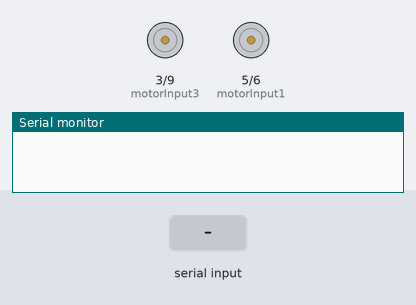
Simulated run of this sketch. Board: Arduino Uno, built with avr-gcc and run on an emulated ATmega328P. Shown: motor-driver pin pairs drawn as motors (green arrow = first pin HIGH = forward, orange = second pin HIGH = backward, longer = more drive), the last lines printed to the serial monitor. Inputs (shaded band) come from the test bench.

Above: at 1.2 s.
1.3 s: "F" received over the second serial link
At 2.1 s:
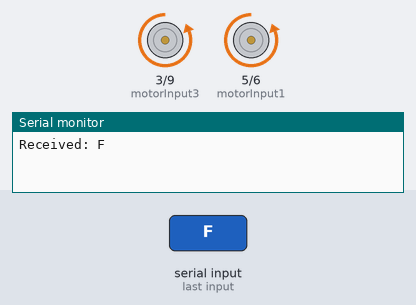
2.8 s: "B" received over the second serial link
At 3.2 s:
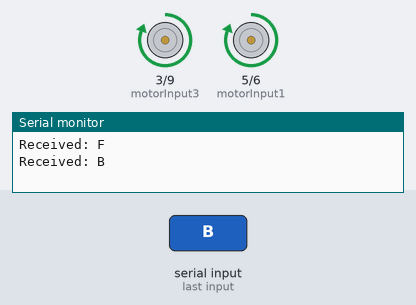
4.3 s: "L" received over the second serial link
At 5.5 s:
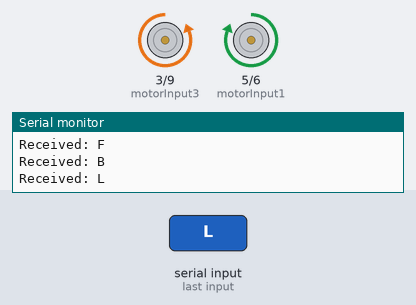
5.8 s: "R" received over the second serial link
At 6.7 s:
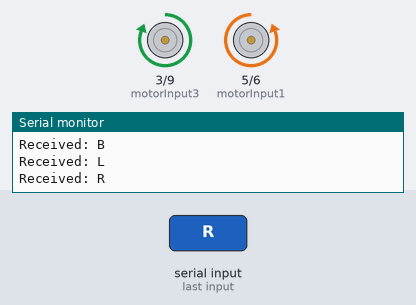
Timing chart, 0 to 8.3 s (numbered marks = the images above; inputs shaded):
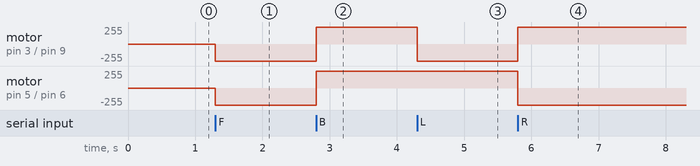

Measured:
- after the input at 1.3 s, motor on pin 3 (motorInput3) / pin 9 (motorInput4), motor on pin 5 (motorInput1) / pin 6 (motorInput2): stopped → backward 255/255 at once
- after the input at 2.8 s, motor on pin 3 (motorInput3) / pin 9 (motorInput4), motor on pin 5 (motorInput1) / pin 6 (motorInput2): backward 255/255 → forward 255/255 at once
- after the input at 4.3 s, motor on pin 3 (motorInput3) / pin 9 (motorInput4): forward 255/255 → backward 255/255 at once
- after the input at 5.8 s, motor on pin 3 (motorInput3) / pin 9 (motorInput4): backward 255/255 → forward 255/255 at once; motor on pin 5 (motorInput1) / pin 6 (motorInput2): forward 255/255 → backward 255/255 at once

The sketch:

arduino_reciever.ino
```cpp
#include <SoftwareSerial.h>

SoftwareSerial BTSerial(10, 11); // RX=10, TX=11 (from transmitter module)

char command;
int controlMode = 0;  // 0 = App/Voice mode, 1 = Gesture mode

// Motor pins
int motorInput1 = 5;
int motorInput2 = 6;
int motorInput3 = 3;
int motorInput4 = 9;

void setup() {
  pinMode(motorInput1, OUTPUT);
  pinMode(motorInput2, OUTPUT);
  pinMode(motorInput3, OUTPUT);
  pinMode(motorInput4, OUTPUT);

  stopCar();  // Initially stop the robot

  Serial.begin(38400);
  BTSerial.begin(9600);      // For communication with the transmitter
}

void loop() {
  // Listen for command from transmitter
  if (BTSerial.available()) {
    command = BTSerial.read();
    Serial.print("Received: "); Serial.println(command);

    // Mode switching
    if (command == 'G') {  // 'G' = Gesture mode
      controlMode = 1;
      Serial.println("Switched to GESTURE mode");
    }
    else if (command == 'A') {  // 'A' = App/Voice mode
      controlMode = 0;
      Serial.println("Switched to APP/VOICE mode");
    }

    // Movement logic (only if command is a movement character)
    if (controlMode == 0 || controlMode == 1) {
      handleMovement(command);
    }
  }
}

// Function to handle robot motion
void handleMovement(char cmd) {
  switch (cmd) {
    case 'F': forward(); break;
    case 'B': reverse(); break;
    case 'L': left(); break;
    case 'R': right(); break;
    case 'S': stopCar(); break;
  }
}

void forward() {
  digitalWrite(motorInput1, LOW);
  digitalWrite(motorInput2, HIGH);
  digitalWrite(motorInput3, LOW);
  digitalWrite(motorInput4, HIGH);
}

void reverse() {
  digitalWrite(motorInput1, HIGH);
  digitalWrite(motorInput2, LOW);
  digitalWrite(motorInput3, HIGH);
  digitalWrite(motorInput4, LOW);
}

void left() {
  digitalWrite(motorInput1, HIGH);
  digitalWrite(motorInput2, LOW);
  digitalWrite(motorInput3, LOW);
  digitalWrite(motorInput4, HIGH);
}

void right() {
  digitalWrite(motorInput1, LOW);
  digitalWrite(motorInput2, HIGH);
  digitalWrite(motorInput3, HIGH);
  digitalWrite(motorInput4, LOW);
}

void stopCar() {
  digitalWrite(motorInput1, LOW);
  digitalWrite(motorInput2, LOW);
  digitalWrite(motorInput3, LOW);
  digitalWrite(motorInput4, LOW);
}
```
